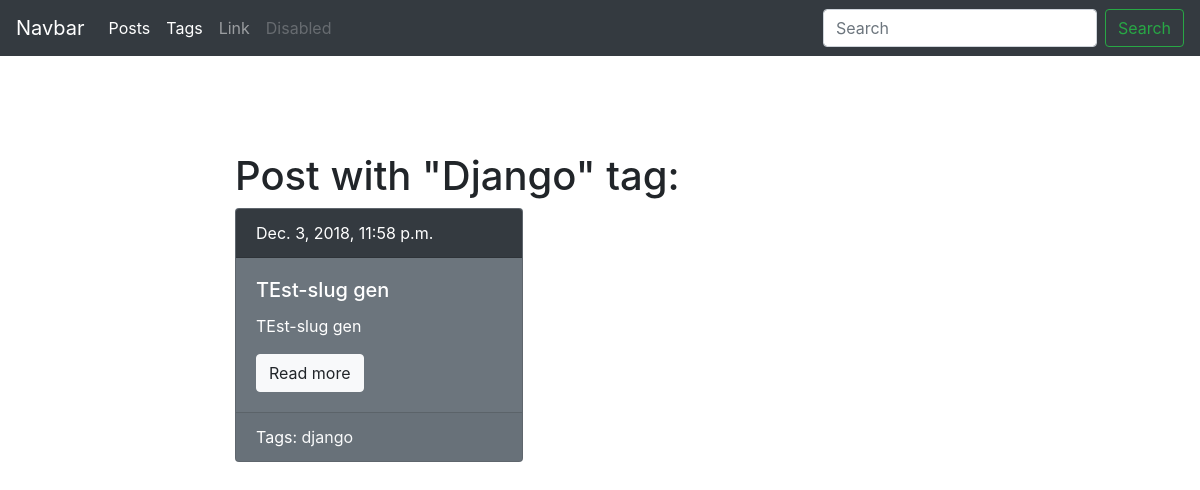
Page /blog/tag/django/ on the earlier database version.
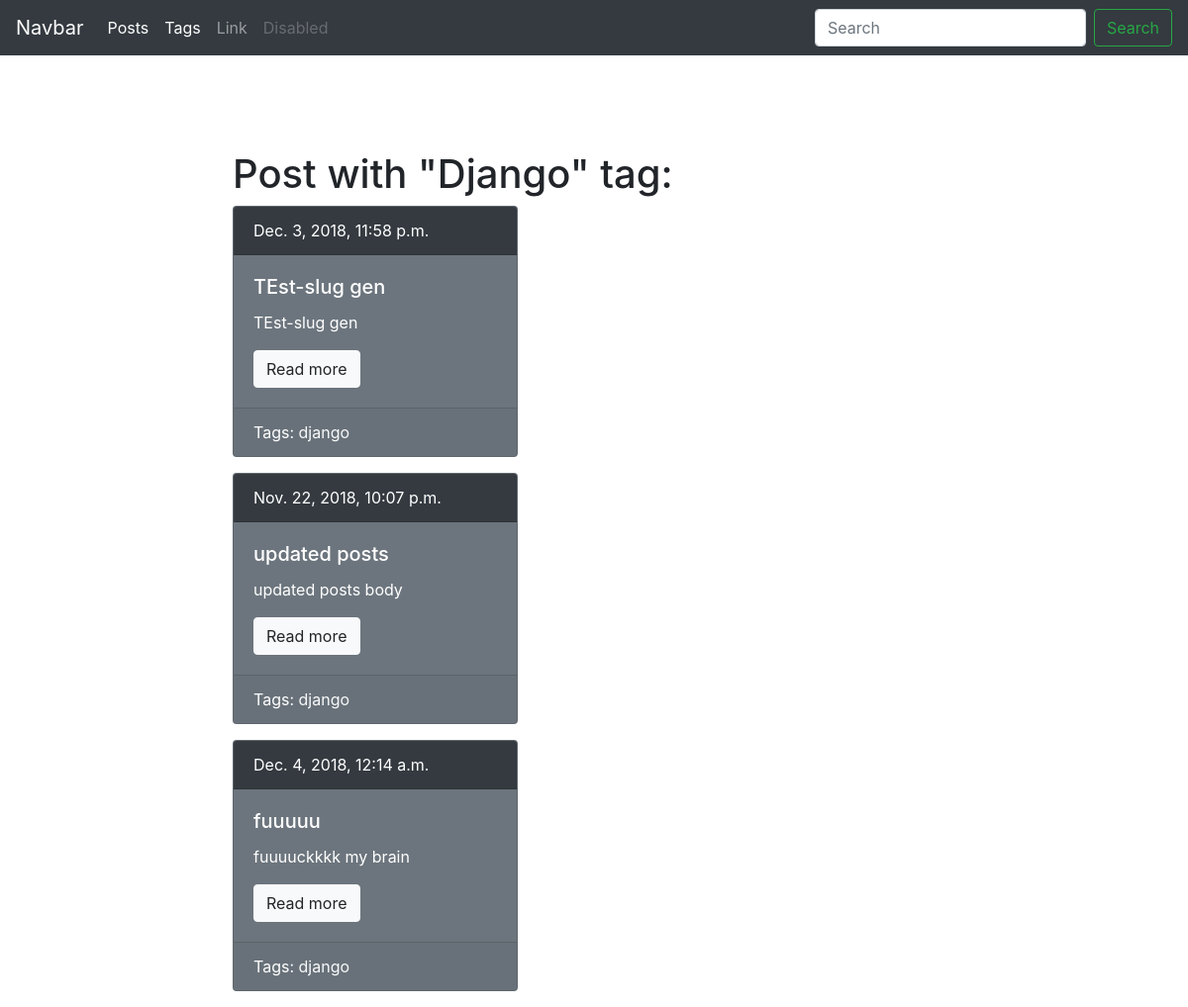
Same page on the later database version.
### blog/models.py (models this page shows, shortened)
class Tag(models.Model):
    title = models.CharField(max_length=50)
    slug = models.SlugField(max_length=50, unique=True)
    def get_absolute_url(self):
        return reverse('tag_detail_url', kwargs={'slug': self.slug})

class Post(models.Model):
    title = models.CharField(max_length=150, db_index=True)
    slug = models.SlugField(max_length=150, blank=True, unique=True)
    body = models.TextField(blank=True, db_index=True)
    tags = models.ManyToManyField('Tag', blank=True, related_name='posts')
    date_pub = models.DateTimeField(auto_now_add = True)
    def get_absolute_url(self):
        return reverse('post_detail_url', kwargs={'slug': self.slug})

### blog/views.py (the view)
# urls.py: path('tag/<str:slug>/', TagDetail.as_view(), name='tag_detail_url'),
class TagDetail(ObjectDetailMixin, View):
    model = Tag
    template = 'blog/tag_detail.html'

### blog/utils.py (called while the page is built)
    def get(self, request, slug):
        obj = get_object_or_404(self.model, slug__iexact=slug)
        return render(request, self.template, context={self.model.__name__.lower(): obj, 'admin_object': obj, 'detail': True})

### blog/templates/blog/tag_detail.html (shortened to what this page needs)
{% extends 'blog/base_blog.html' %}
{% block content %}
    <h1 class="mt-5"> Post with "{{ tag.title|title}}" tag:</h1>
    {% for post in tag.posts.all %}
        {% include 'blog/includes/post_card_template.html' %}
    {% endfor %}
{% endblock %}

### blog/templates/blog/base_blog.html (shortened to what this page needs)
{% extends 'base.html' %}

### templates/base.html (shortened to what this page needs)
{% load static %}
<!DOCTYPE html>
<html lang="en">
<head>
    <link rel="stylesheet" href="https://stackpath.bootstrapcdn.com/bootstrap/4.1.3/css/bootstrap.min.css">
    <link rel="stylesheet" href="{% static 'css/styles.css' %}">
</head>
<body>
    <nav class="navbar navbar-expand-lg navbar-dark bg-dark">
        <a class="navbar-brand" href="#">Navbar</a>
        <div class="collapse navbar-collapse" id="navbarSupportedContent">
            <ul class="navbar-nav mr-auto">
            <li class="nav-item active">
                <a class="nav-link" href="{% url 'posts_list_url' %}">Posts</a>
            </li>
            <li class="nav-item active">
                <a class="nav-link" href="{% url 'tags_list_url' %}">Tags</a>
            </li>
            <li class="nav-item">
                <a class="nav-link" href="#">Link</a>
            </li>
            <li class="nav-item">
                <a class="nav-link disabled" href="#">Disabled</a>
            </li>
            </ul>
            <form class="form-inline my-2 my-lg-0">
            <input class="form-control mr-sm-2" type="search" placeholder="Search" aria-label="Search">
            <button class="btn btn-outline-success my-2 my-sm-0" type="submit">Search</button>
            </form>
        </div>
    </nav>
    <div class="container mt-5">
        <div class="row">
            <div class="col-6 offset-md-2">
                {% block content %}{% endblock %}
            </div>
        </div>
    </div>
</body>
</html>

### blog/templates/blog/includes/post_card_template.html
<div class="card text-white bg-secondary mb-3" style="max-width: 18rem;">
        <div class="card-header bg-dark">
            {{ post.date_pub}}
        </div>
        <div class="card-body">
            <h5 class="card-title">{{ post.title }}</h5>
            <p class="card-text">{{ post.body|truncatewords:15 }}</p>
            <a href="{{ post.get_absolute_url }}" class="btn btn-light">Read more</a>
        </div>
        <div class="card-footer">
            Tags:
            {% for tag in post.tags.all %}
                <a href="{{ tag.get_absolute_url }}" class="text-light">{{ tag.title }}</a>
            {% endfor %}
        </div>
    </div>

Differences in the rows shown:
now on this page (row edited): Post: date_pub "Nov. 22, 2018, 10:07 p.m.", title "updated posts", body "updated posts body", Tag (title "django")
now on this page (row edited): Post: date_pub "Dec. 4, 2018, 12:14 a.m.", title "fuuuuu", body "fuuuuckkkk my brain", Tag (title "django")
